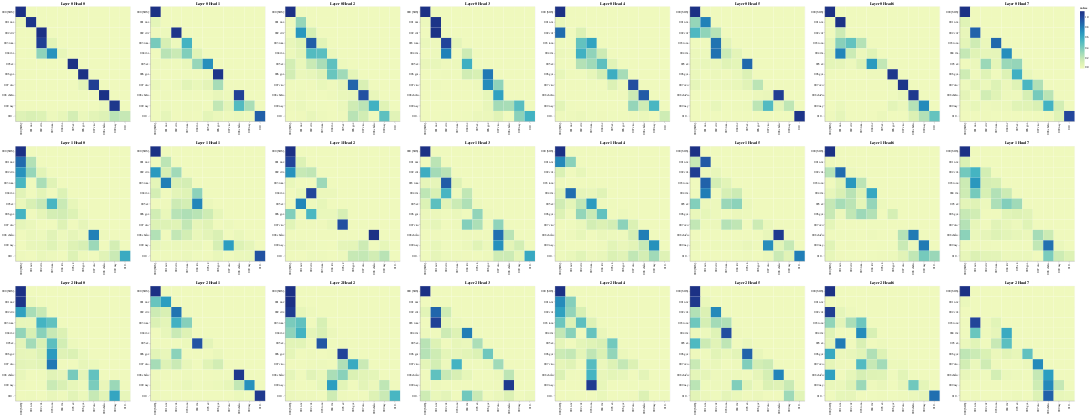

The cell this chart's notebook holds for it:
### Code cell
# Decoder Self-Attention
get_all_attention_maps("decoder", layers, heads, decoder_input_tokens, decoder_input_tokens, min(20, sentence_len))
